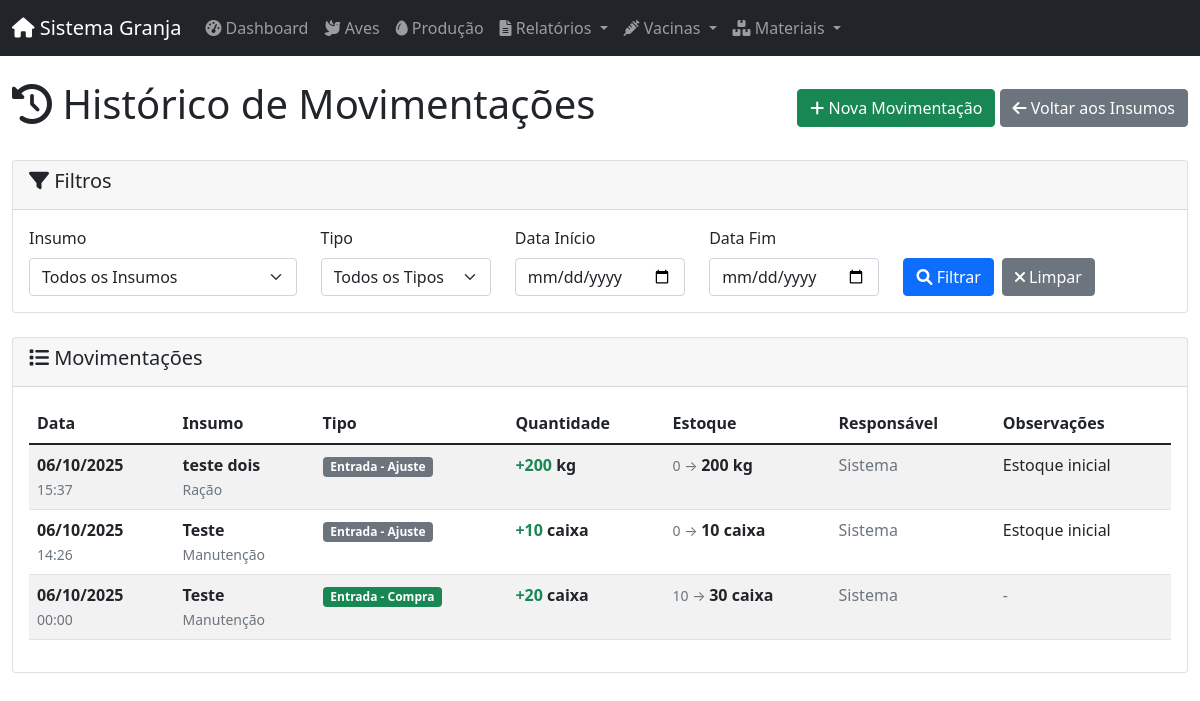
/insumos/movimentacoes, run on an earlier commit of the app's database.
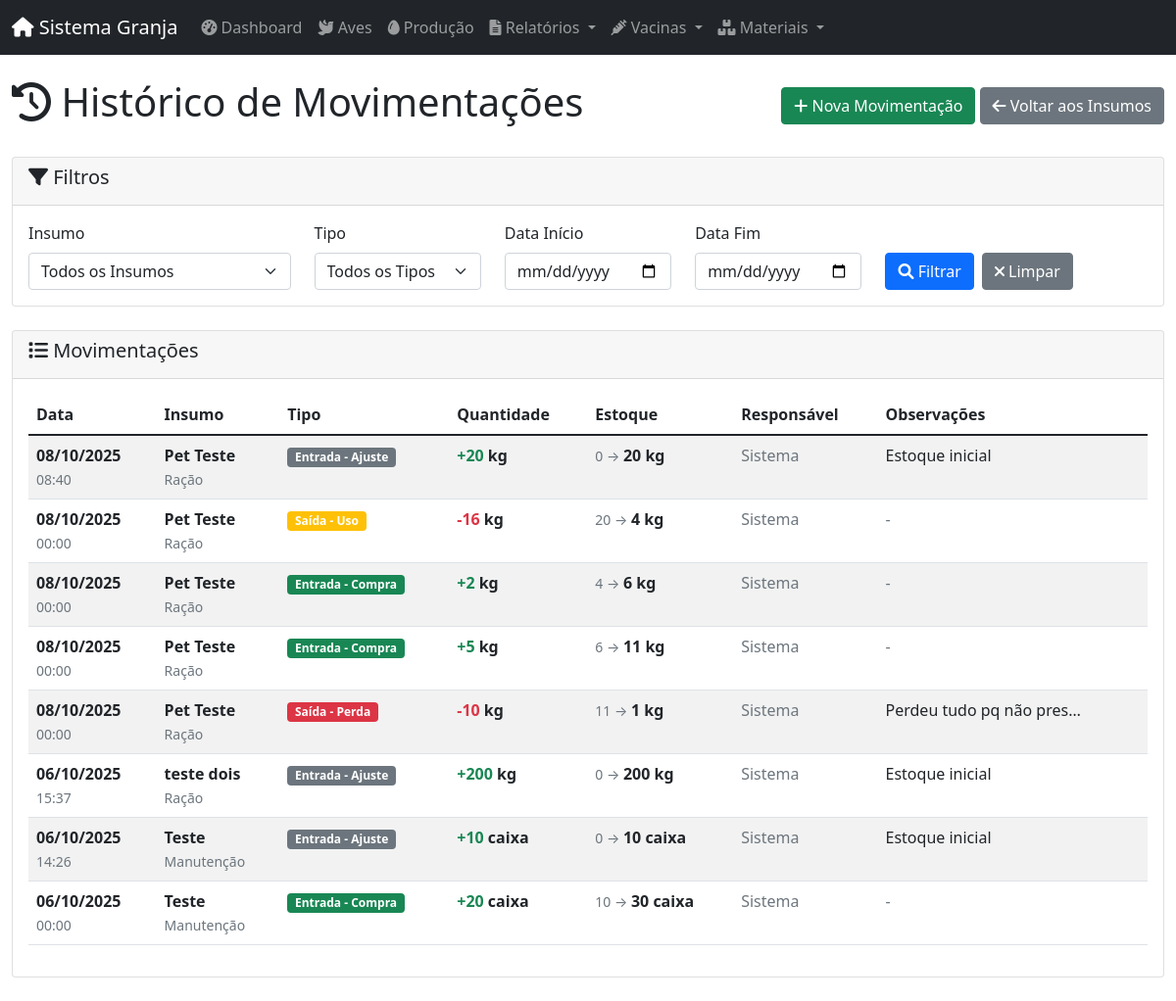
And on a later commit of the database.
### app/models/database.py (models this page shows)
class BaseModel(Model):
    class Meta:
        database = db

class MovimentacaoInsumo(BaseModel):
    id_movimentacao = AutoField()
    insumo = ForeignKeyField(InsumoNovo, backref='movimentacoes')
    tipo = CharField(max_length=50, choices=[(t.value, t.value) for t in TipoMovimentacao])
    quantidade = DecimalField(max_digits=10, decimal_places=2)
    data_movimentacao = DateTimeField(default=datetime.datetime.now)
    observacoes = TextField(null=True)
    usuarios = ForeignKeyField(Usuarios, backref='movimentacoes_insumo')
    estoque_anterior = DecimalField(max_digits=10, decimal_places=2)
    estoque_posterior = DecimalField(max_digits=10, decimal_places=2)
    class Meta:
        table_name = 'movimentacoes_insumo'

class InsumoNovo(BaseModel):
    id_insumo = AutoField()
    nome = CharField(max_length=100)
    categoria = CharField(max_length=50, choices=[(c.value, c.value) for c in CategoriaInsumo])
    unidade = CharField(max_length=10, choices=[(u.value, u.value) for u in UnidadeMedida])
    quantidade_atual = DecimalField(max_digits=10, decimal_places=2, default=0)
    quantidade_minima = DecimalField(max_digits=10, decimal_places=2, default=0)
    data_validade = DateField(null=True)
    observacoes = TextField(null=True)
    ativo = BooleanField(default=True)
    data_criacao = DateTimeField(default=datetime.datetime.now)
    usuario_criacao = ForeignKeyField(Usuarios, backref='insumos_criados', null=True)
    class Meta:
        table_name = 'insumos_novo'

### app/routes/insumo_routes.py (the view)
@insumo_web.route('/listar_movimentacoes', methods=['GET'])
@insumo_web.route('/movimentacoes', methods=['GET'])
def listar_movimentacoes():
    insumo_id = request.args.get('insumo_id', type=int)
    tipo = request.args.get('tipo')
    data_inicio = request.args.get('data_inicio')
    data_fim = request.args.get('data_fim')
    if data_inicio:
        data_inicio = datetime.strptime(data_inicio, '%Y-%m-%d').date()
    if data_fim:
        data_fim = datetime.strptime(data_fim, '%Y-%m-%d').date()
    movimentacoes = MovimentacaoInsumoController.listar_movimentacoes(
        insumo_id=insumo_id,
        tipo=tipo,
        data_inicio=data_inicio,
        data_fim=data_fim
    )
    insumos = InsumoController.listar_todos(ativo=True)
    return render_template('insumo/movimentacoes.html',
                         movimentacoes=movimentacoes,
                         insumos=insumos,
                         tipos=TipoMovimentacao,
                         filtros={
                             'insumo_id': insumo_id,
                             'tipo': tipo,
                             'data_inicio': data_inicio,
                             'data_fim': data_fim
                         })

### app/controllers/insumo_controller.py (called while the page is built)
    @staticmethod
    def listar_todos(categoria: str = None, abaixo_minimo: bool = False,
                    vencimento_dias: int = None, ativo: bool = True) -> List[InsumoNovo]:
        query = InsumoNovo.select().where(InsumoNovo.ativo == ativo)
        if categoria:
            query = query.where(InsumoNovo.categoria == categoria)
        if abaixo_minimo:
            query = query.where(InsumoNovo.quantidade_atual < InsumoNovo.quantidade_minima)
        if vencimento_dias:
            data_limite = date.today() + timedelta(days=vencimento_dias)
            query = query.where(
                (InsumoNovo.data_validade.is_null(False)) &
                (InsumoNovo.data_validade <= data_limite)
            )
        return list(query.order_by(InsumoNovo.nome))

    @staticmethod
    def listar_movimentacoes(insumo_id: int = None, tipo: str = None,
                           data_inicio: date = None, data_fim: date = None,
                           usuario_id: int = None) -> List[MovimentacaoInsumo]:
        query = MovimentacaoInsumo.select().join(InsumoNovo)
        if insumo_id:
            query = query.where(MovimentacaoInsumo.insumo == insumo_id)
        if tipo:
            query = query.where(MovimentacaoInsumo.tipo == tipo)
        if data_inicio:
            query = query.where(MovimentacaoInsumo.data_movimentacao >= data_inicio)
        if data_fim:
            query = query.where(MovimentacaoInsumo.data_movimentacao <= data_fim)
        if usuario_id:
            query = query.where(MovimentacaoInsumo.usuarios == usuario_id)
        return list(query.order_by(MovimentacaoInsumo.data_movimentacao.desc()))

### app/templates/insumo/movimentacoes.html (shortened to what this page needs)
{% extends "layouts/admin.html" %}
{% block content %}
<div class="container-fluid">
    <div class="d-flex justify-content-between align-items-center mb-4">
        <h1><i class="fas fa-history"></i> Histórico de Movimentações</h1>
        <div>
            <a href="{{ url_for('insumo_web.nova_movimentacao') }}" class="btn btn-success">
                <i class="fas fa-plus"></i> Nova Movimentação
            </a>
            <a href="{{ url_for('insumo_web.listar') }}" class="btn btn-secondary">
                <i class="fas fa-arrow-left"></i> Voltar aos Insumos
            </a>
        </div>
    </div>
    <div class="card mb-4">
        <div class="card-header">
            <h5><i class="fas fa-filter"></i> Filtros</h5>
        </div>
        <div class="card-body">
            <form method="get">
                <div class="row">
                    <div class="col-md-3">
                        <label class="form-label">Insumo</label>
                        <select name="insumo_id" class="form-select">
                            <option value="">Todos os Insumos</option>
                        </select>
                    </div>
                    <div class="col-md-2">
                        <label class="form-label">Tipo</label>
                        <select name="tipo" class="form-select">
                            <option value="">Todos os Tipos</option>
                        </select>
                    </div>
                    <div class="col-md-2">
                        <label class="form-label">Data Início</label>
                        <input type="date" name="data_inicio" class="form-control"
                               value="{% if filtros.data_inicio %}{{ filtros.data_inicio.strftime('%Y-%m-%d') }}{% endif %}">
                    </div>
                    <div class="col-md-2">
                        <label class="form-label">Data Fim</label>
                        <input type="date" name="data_fim" class="form-control"
                               value="{% if filtros.data_fim %}{{ filtros.data_fim.strftime('%Y-%m-%d') }}{% endif %}">
                    </div>
                    <div class="col-md-3">
                        <label class="form-label">&nbsp;</label>
                        <div class="d-flex gap-2">
                            <button type="submit" class="btn btn-primary">
                                <i class="fas fa-search"></i> Filtrar
                            </button>
                            <a href="{{ url_for('insumo_web.listar_movimentacoes') }}" class="btn btn-secondary">
                                <i class="fas fa-times"></i> Limpar
                            </a>
                        </div>
                    </div>
                </div>
            </form>
        </div>
    </div>
    <div class="card">
        <div class="card-header">
            <h5><i class="fas fa-list"></i> Movimentações</h5>
        </div>
        <div class="card-body">
            {% if movimentacoes %}
                <div class="table-responsive">
                    <table class="table table-striped table-hover">
                        <thead>
                            <tr>
                                <th>Data</th>
                                <th>Insumo</th>
                                <th>Tipo</th>
                                <th>Quantidade</th>
                                <th>Estoque</th>
                                <th>Responsável</th>
                                <th>Observações</th>
                            </tr>
                        </thead>
                        <tbody>
                            {% for mov in movimentacoes %}
                                <tr>
                                    <td>
                                        <strong>{{ mov.data_movimentacao.strftime("%d/%m/%Y") }}</strong><br>
                                        <small class="text-muted">{{ mov.data_movimentacao.strftime("%H:%M") }}</small>
                                    </td>
                                    <td>
                                        <strong>{{ mov.insumo.nome }}</strong><br>
                                        <small class="text-muted">{{ mov.insumo.categoria }}</small>
                                    </td>
                                    <td>
                                        {% set tipo_class = {
                                            'Entrada - Compra': 'success',
                                            'Entrada - Doação': 'info',
                                            'Saída - Uso': 'warning',
                                            'Saída - Perda': 'danger',
                                            'Ajuste': 'primary'
                                        } %}
                                        <span class="badge bg-{{ tipo_class.get(mov.tipo, 'secondary') }}">
                                            {{ mov.tipo }}
                                        </span>
                                    </td>
                                    <td>
                                        <strong>
                                            {% if mov.tipo.startswith('Entrada') or mov.tipo == 'Ajuste' %}
                                                <span class="text-success">+{{ mov.quantidade }}</span>
                                            {% else %}
                                                <span class="text-danger">-{{ mov.quantidade }}</span>
                                            {% endif %}
                                            {{ mov.insumo.unidade }}
                                        </strong>
                                    </td>
                                    <td>
                                        <small class="text-muted">{{ mov.estoque_anterior }} → </small>
                                        <strong>{{ mov.estoque_posterior }} {{ mov.insumo.unidade }}</strong>
                                    </td>
                                    <td>
                                        {% if mov.usuario %}
                                            {{ mov.usuario.nome }}
                                        {% else %}
                                            <span class="text-muted">Sistema</span>
                                        {% endif %}
                                    </td>
                                    <td>
                                        {% if mov.observacoes %}
                                            <span data-bs-toggle="tooltip"
                                                  title="{{ mov.observacoes }}"
                                                  class="text-truncate d-inline-block"
                                                  style="max-width: 200px;">
                                                {{ mov.observacoes }}
                                            </span>
                                        {% else %}
                                            <span class="text-muted">-</span>
                                        {% endif %}
                                    </td>
                                </tr>
                            {% endfor %}
                        </tbody>
                    </table>
                </div>
            {% endif %}
        </div>
    </div>
</div>
{% endblock %}

### app/templates/layouts/admin.html (shortened to what this page needs)
<!DOCTYPE html>
<html lang="pt-br">
<head>
    <link href="https://cdn.jsdelivr.net/npm/bootstrap@5.1.3/dist/css/bootstrap.min.css" rel="stylesheet">
    <link href="https://cdnjs.cloudflare.com/ajax/libs/font-awesome/6.0.0/css/all.min.css" rel="stylesheet">
</head>
<body>
    <nav class="navbar navbar-expand-lg navbar-dark bg-dark">
        <div class="container-fluid">
            <a class="navbar-brand" href="{{ url_for('dashboard.index') }}">
                <i class="fas fa-home"></i> Sistema Granja
            </a>
            <div class="collapse navbar-collapse" id="navbarNav">
                <ul class="navbar-nav me-auto">
                    <li class="nav-item">
                        <a class="nav-link" href="{{ url_for('dashboard.index') }}">
                            <i class="fas fa-tachometer-alt"></i> Dashboard
                        </a>
                    </li>
                    <li class="nav-item">
                        <a class="nav-link" href="{{ url_for('aves.listar') }}">
                            <i class="fas fa-dove"></i> Aves
                        </a>
                    </li>
                    <li class="nav-item">
                        <a class="nav-link" href="{{ url_for('producao_web.listar') }}">
                            <i class="fas fa-egg"></i> Produção
                        </a>
                    </li>
                    <li class="nav-item dropdown">
                        <a class="nav-link dropdown-toggle" href="#" id="relatoriosDropdown" role="button" data-bs-toggle="dropdown" aria-expanded="false">
                            <i class="fas fa-file-alt"></i> Relatórios
                        </a>
                    </li>
                    <li class="nav-item dropdown">
                        <a class="nav-link dropdown-toggle" href="#" role="button" data-bs-toggle="dropdown">
                            <i class="fas fa-syringe"></i> Vacinas
                        </a>
                    </li>
                    <li class="nav-item dropdown">
                        <a class="nav-link dropdown-toggle" href="#" role="button" data-bs-toggle="dropdown">
                            <i class="fas fa-boxes"></i> Materiais
                        </a>
                    </li>
                </ul>
            </div>
        </div>
    </nav>
    <main class="py-4">
        {% block content %}{% endblock %}
    </main>
</body>
</html>

What changed in the data, as far as the page shows it:
added MovimentacaoInsumo: data_movimentacao "08/10/2025", data_movimentacao "08:40", insumo.nome "Pet Teste", insumo.categoria "Ração", tipo "Entrada - Ajuste", quantidade "20", insumo.unidade "kg", estoque_anterior "0", estoque_posterior "20", observacoes "Estoque inicial"
added MovimentacaoInsumo: data_movimentacao "08/10/2025", data_movimentacao "00:00", insumo.nome "Pet Teste", insumo.categoria "Ração", tipo "Saída - Uso", quantidade "16", insumo.unidade "kg", estoque_anterior "20", estoque_posterior "4"
added MovimentacaoInsumo: data_movimentacao "08/10/2025", data_movimentacao "00:00", insumo.nome "Pet Teste", insumo.categoria "Ração", tipo "Entrada - Compra", quantidade "2", insumo.unidade "kg", estoque_anterior "4", estoque_posterior "6"
added MovimentacaoInsumo: data_movimentacao "08/10/2025", data_movimentacao "00:00", insumo.nome "Pet Teste", insumo.categoria "Ração", tipo "Entrada - Compra", quantidade "5", insumo.unidade "kg", estoque_anterior "6", estoque_posterior "11"
added MovimentacaoInsumo: data_movimentacao "08/10/2025", data_movimentacao "00:00", insumo.nome "Pet Teste", insumo.categoria "Ração", tipo "Saída - Perda", quantidade "10", insumo.unidade "kg", estoque_anterior "11", estoque_posterior "1", observacoes "Perdeu tudo pq não pres…"
